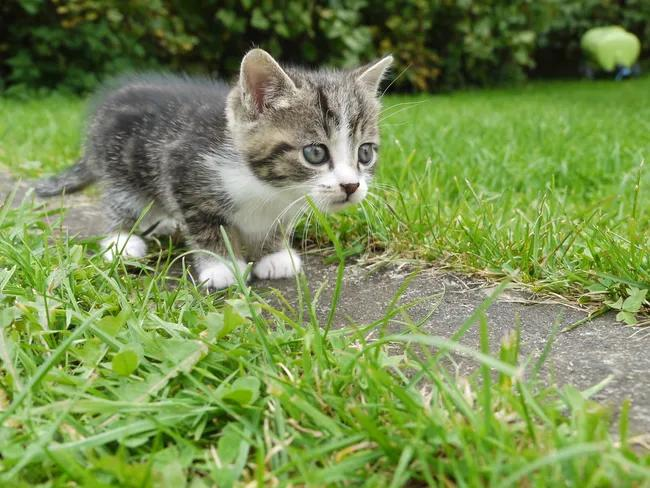
#> input picture gc9a01/cat.jpg, 650 x 488 px
$ python imagetodata.py
#> lines starting #> are read from the running program, lines starting #| are printed output that depends on the picture
#> further down, image is the input picture: PIL image 650x488 RGB; mean R, G, B 119.2, 141.6, 79.9
import numpy
from PIL import Image

def image_to_data(image, rotation=0):
#> called with rotation = 0
    if not isinstance(image, numpy.ndarray):
            # Resize image to 240x240
        image = numpy.array(image.convert("RGB"))

    # Rotate the image
    pb = numpy.rot90(image, rotation // 90).astype("uint16")

    # Mask and shift the 888 RGB into 565 RGB
    red = (pb[..., [0]] & 0xF8) << 8
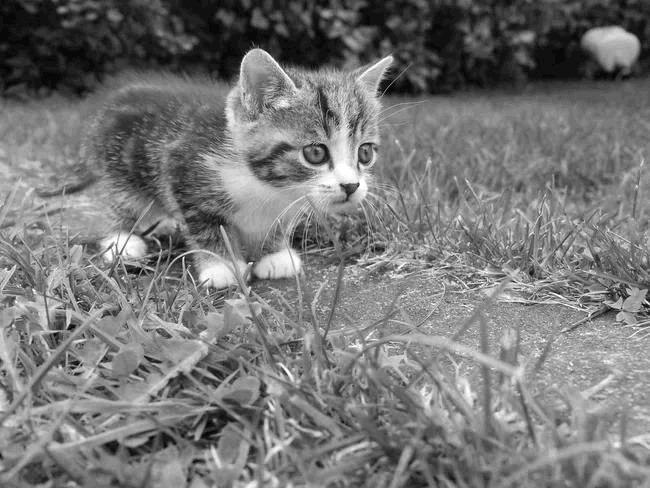
#> red: shape (488, 650, 1) uint16; min 0, max 63488, mean 29619.4; drawn with min black and max white
    green = (pb[..., [1]] & 0xFC) << 3
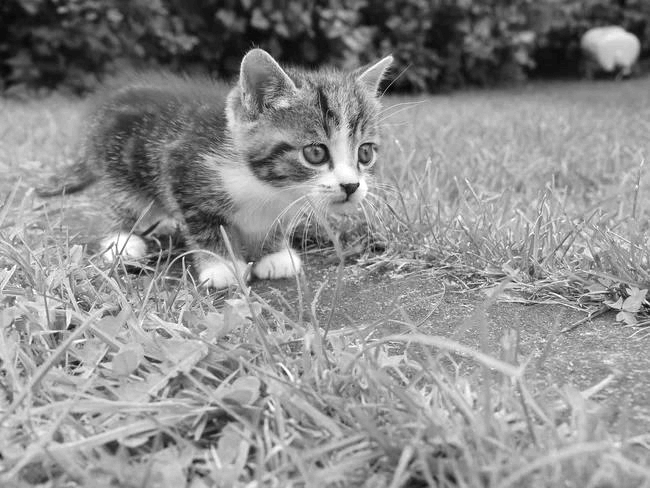
#> green: shape (488, 650, 1) uint16; min 0, max 2016, mean 1120.7; drawn with min black and max white
    blue = (pb[..., [2]] & 0xF8) >> 3
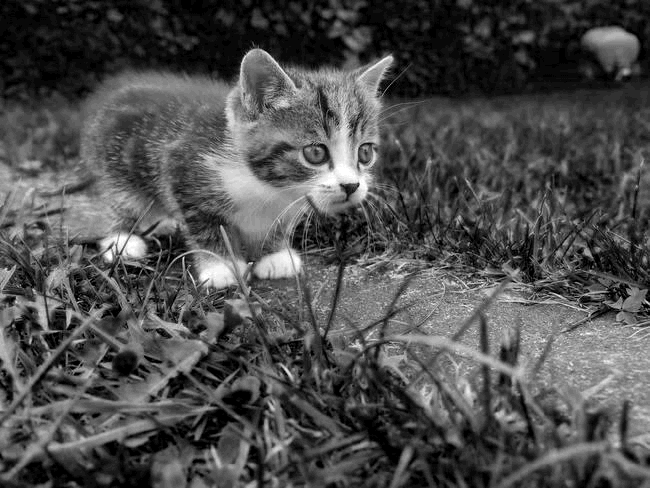
#> blue: shape (488, 650, 1) uint16; min 0, max 31, mean 9.6; drawn with min black and max white

    # Stick 'em together
    result = red | green | blue

    # Output the raw bytes
    return result.byteswap().tobytes(), image


# Open the image
image = Image.open("cat.jpg")
data = image_to_data(image)
